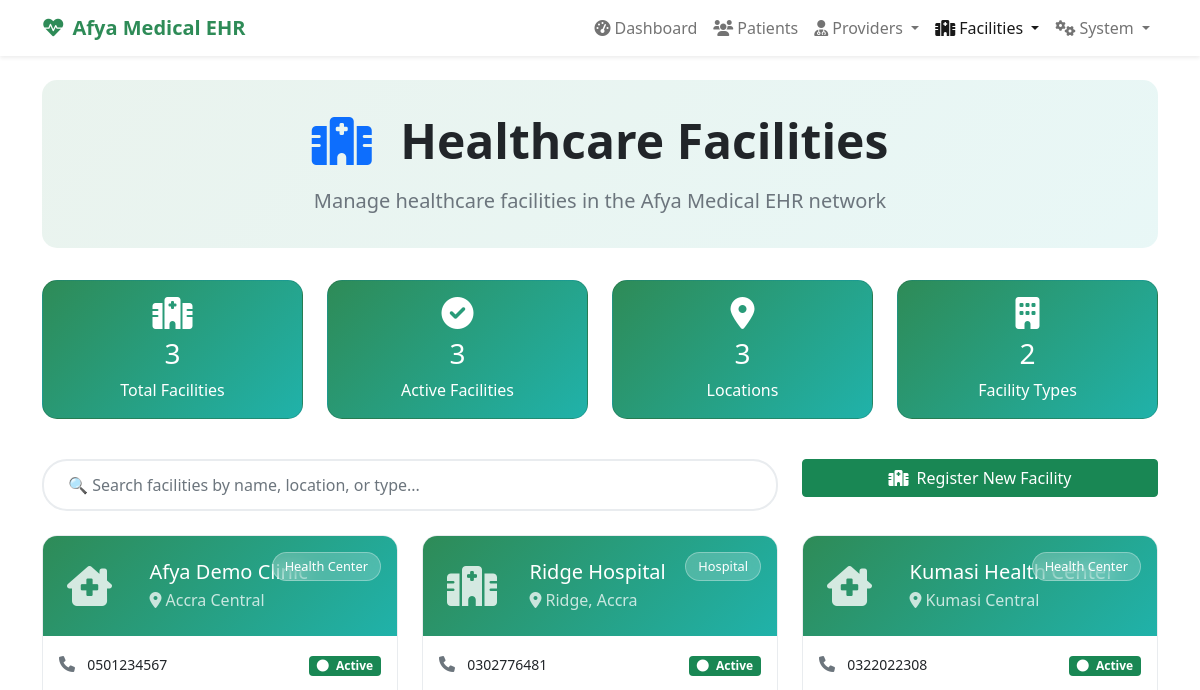
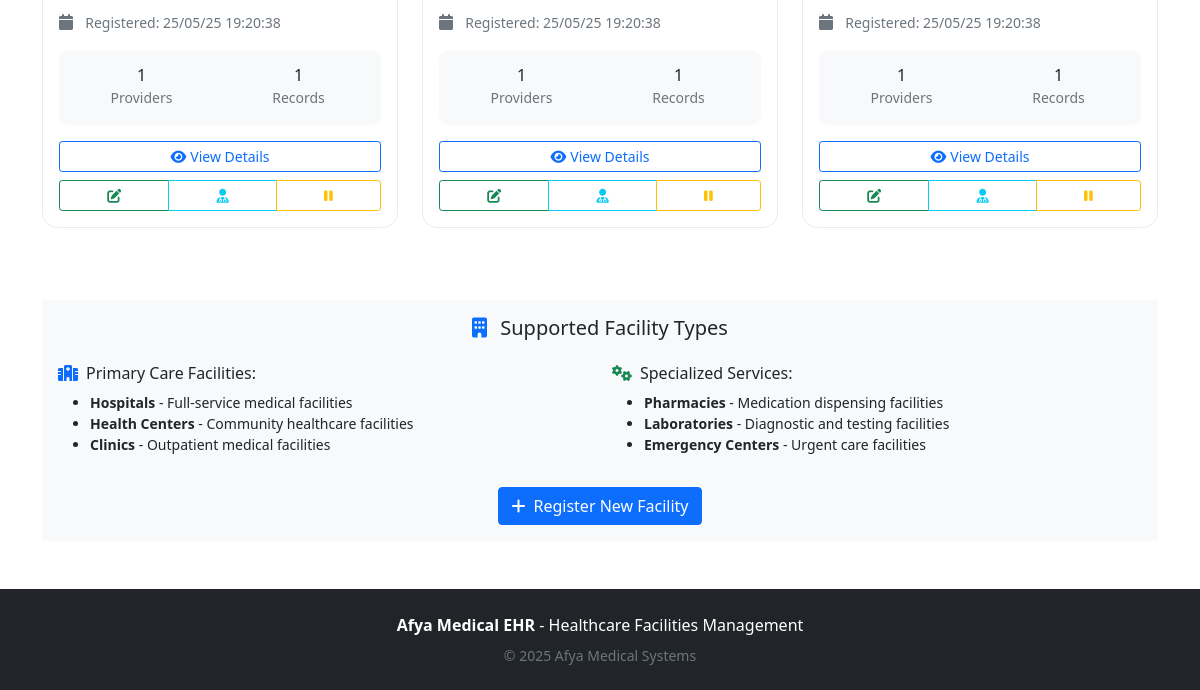
The page /facilities on the database as committed earlier (2 pictures, top to bottom).
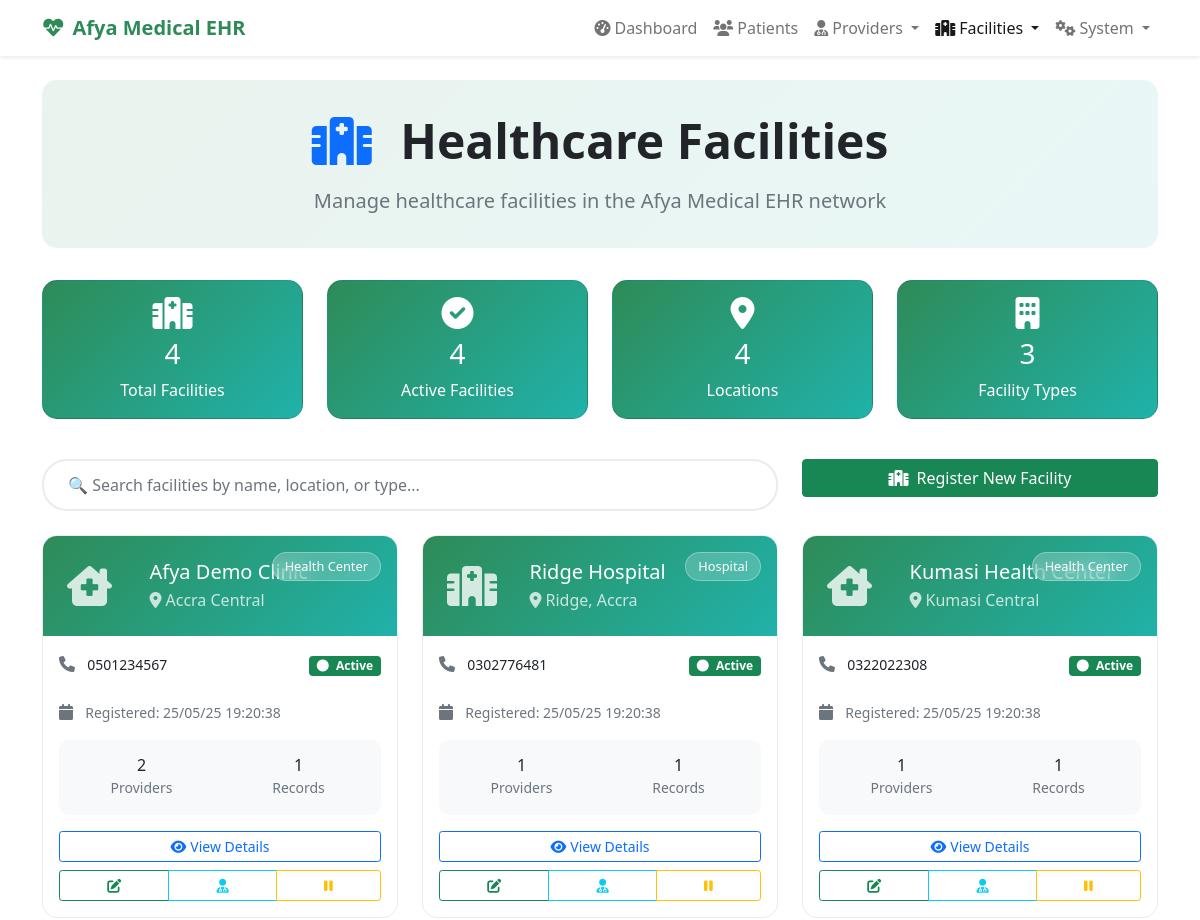
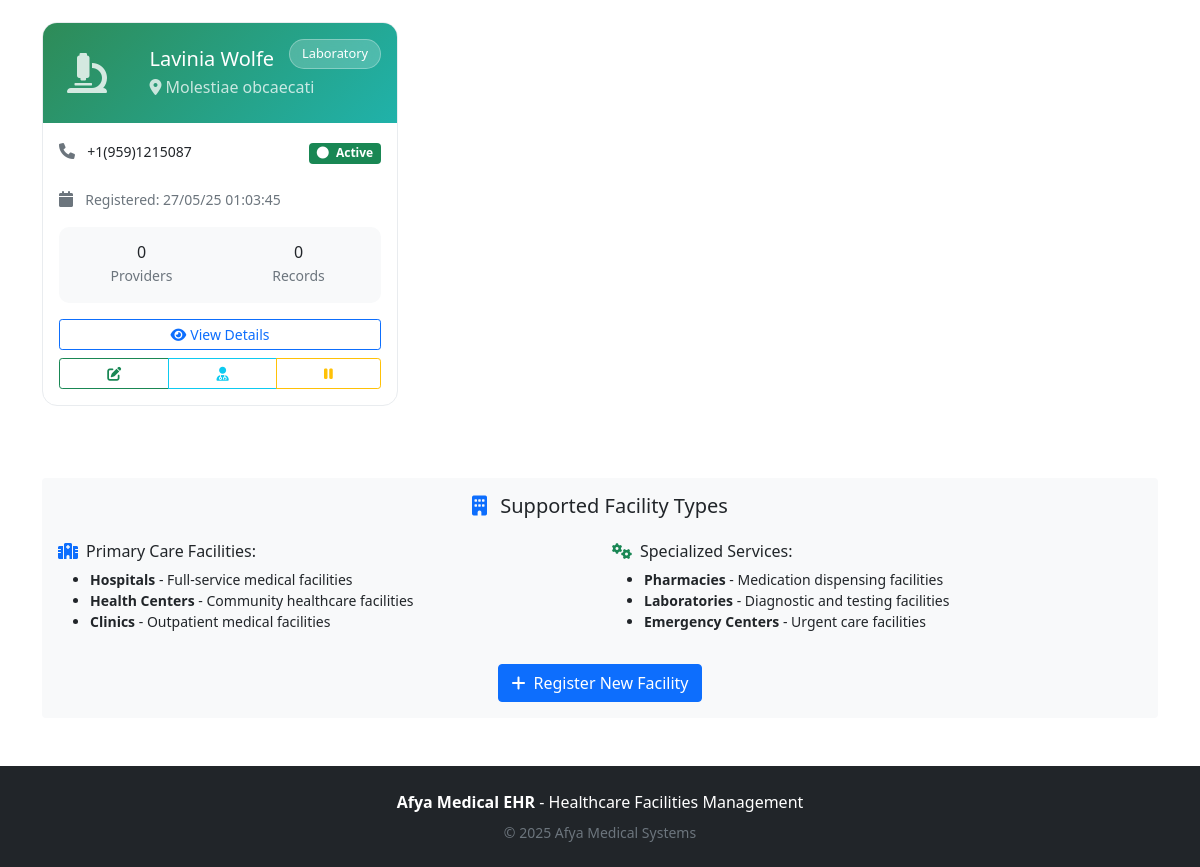
The same page on the database as committed later (2 pictures, top to bottom).
### app.py (models this page shows)
class HealthcareFacility(db.Model):
    id = db.Column('facility_id', db.Integer, primary_key=True)
    name = db.Column(db.String(100), nullable=False)
    facility_type = db.Column(db.String(50))
    location = db.Column(db.String(100))
    phone = db.Column(db.String(15))
    registration_date = db.Column(db.String(20))
    is_active = db.Column(db.Boolean, default=True)

### app.py (the view)
@app.route('/facilities')
def list_facilities():
    try:
        facilities = HealthcareFacility.query.filter_by(is_active=True).all()
        return render_template('facilities.html', facilities=facilities)
    except Exception as e:
        print(f"Error loading facilities: {e}")
        flash(f'Error loading facilities: {str(e)}', 'error')
        return redirect(url_for('index'))

### templates/facilities.html (shortened to what this page needs)
<!DOCTYPE html>
<html lang="en">
<head>
    <link href="https://cdn.jsdelivr.net/npm/bootstrap@5.1.3/dist/css/bootstrap.min.css" rel="stylesheet">
    <link href="https://cdnjs.cloudflare.com/ajax/libs/font-awesome/6.0.0/css/all.min.css" rel="stylesheet">
</head>
<body>
    <nav class="navbar navbar-expand-lg navbar-light bg-white shadow-sm sticky-top">
        <div class="container">
            <a class="navbar-brand" href="/" style="color: #2E8B57 !important; font-weight: bold;">
                <i class="fas fa-heartbeat me-2"></i>Afya Medical EHR
            </a>
            <div class="collapse navbar-collapse" id="navbarNav">
                <div class="navbar-nav ms-auto">
                    <a class="nav-link" href="/"><i class="fas fa-tachometer-alt me-1"></i>Dashboard</a>
                    <a class="nav-link" href="/patients"><i class="fas fa-users me-1"></i>Patients</a>
                    <div class="nav-item dropdown">
                        <a class="nav-link dropdown-toggle" href="#" data-bs-toggle="dropdown">
                            <i class="fas fa-user-md me-1"></i>Providers
                        </a>
                    </div>
                    <div class="nav-item dropdown">
                        <a class="nav-link dropdown-toggle active" href="#" data-bs-toggle="dropdown">
                            <i class="fas fa-hospital me-1"></i>Facilities
                        </a>
                    </div>
                    <div class="nav-item dropdown">
                        <a class="nav-link dropdown-toggle" href="#" data-bs-toggle="dropdown">
                            <i class="fas fa-cogs me-1"></i>System
                        </a>
                    </div>
                </div>
            </div>
        </div>
    </nav>
    <div class="container mt-4">
        <div class="page-header text-center">
            <h1 class="display-5 fw-bold text-dark mb-3">
                <i class="fas fa-hospital text-primary me-3"></i>
                Healthcare Facilities
            </h1>
            <p class="lead text-muted mb-0">
                Manage healthcare facilities in the Afya Medical EHR network
            </p>
        </div>
        <div class="row mb-4">
            <div class="col-md-3 mb-3">
                <div class="card stats-card">
                    <div class="card-body text-center">
                        <i class="fas fa-hospital fa-2x mb-2"></i>
                        <h3>{{ facilities|length or 0 }}</h3>
                        <p class="mb-0">Total Facilities</p>
                    </div>
                </div>
            </div>
            <div class="col-md-3 mb-3">
                <div class="card stats-card">
                    <div class="card-body text-center">
                        <i class="fas fa-check-circle fa-2x mb-2"></i>
                        <h3>{{ facilities|selectattr("is_active", "equalto", true)|list|length or 0 }}</h3>
                        <p class="mb-0">Active Facilities</p>
                    </div>
                </div>
            </div>
            <div class="col-md-3 mb-3">
                <div class="card stats-card">
                    <div class="card-body text-center">
                        <i class="fas fa-map-marker-alt fa-2x mb-2"></i>
                        <h3>{{ facilities|map(attribute='location')|unique|list|length or 0 }}</h3>
                        <p class="mb-0">Locations</p>
                    </div>
                </div>
            </div>
            <div class="col-md-3 mb-3">
                <div class="card stats-card">
                    <div class="card-body text-center">
                        <i class="fas fa-building fa-2x mb-2"></i>
                        <h3>{{ facilities|map(attribute='facility_type')|unique|list|length or 0 }}</h3>
                        <p class="mb-0">Facility Types</p>
                    </div>
                </div>
            </div>
        </div>
        <div class="row mb-4">
            <div class="col-md-8">
                <input type="text" class="form-control search-box" id="searchFacilities"
                       placeholder="🔍 Search facilities by name, location, or type...">
            </div>
            <div class="col-md-4">
                <div class="d-grid">
                    <a href="/register-facility" class="btn btn-success">
                        <i class="fas fa-hospital me-2"></i>Register New Facility
                    </a>
                </div>
            </div>
        </div>
        {% if facilities %}
        <div class="row" id="facilitiesGrid">
            {% for facility in facilities %}
            <div class="col-lg-6 col-xl-4 mb-4 facility-item"
                 data-name="{{ facility.name|lower }}"
                 data-location="{{ facility.location|lower }}"
                 data-type="{{ facility.facility_type|lower }}">
                <div class="card facility-card h-100">
                    <div class="facility-header">
                        <div class="facility-type-badge">
                            {{ facility.facility_type or 'Clinic' }}
                        </div>
                        <div class="row align-items-center">
                            <div class="col-3">
                                <i class="fas fa-{% if facility.facility_type == 'Hospital' %}hospital{% elif facility.facility_type == 'Pharmacy' %}pills{% elif facility.facility_type == 'Laboratory' %}microscope{% else %}clinic-medical{% endif %} facility-icon"></i>
                            </div>
                            <div class="col-9">
                                <h5 class="mb-1">{{ facility.name }}</h5>
                                <p class="mb-0 opacity-75">
                                    <i class="fas fa-map-marker-alt me-1"></i>{{ facility.location or 'Location not specified' }}
                                </p>
                            </div>
                        </div>
                    </div>
                    <div class="card-body">
                        <div class="row mb-3">
                            <div class="col-6">
                                <p class="card-text mb-2">
                                    <i class="fas fa-phone text-muted me-2"></i>
                                    <small>{{ facility.phone or 'No phone' }}</small>
                                </p>
                            </div>
                            <div class="col-6 text-end">
                                <span class="badge {% if facility.is_active %}bg-success{% else %}bg-danger{% endif %}">
                                    <i class="fas fa-circle me-1"></i>
                                    {% if facility.is_active %}Active{% else %}Inactive{% endif %}
                                </span>
                            </div>
                        </div>
                        <p class="card-text mb-3">
                            <i class="fas fa-calendar text-muted me-2"></i>
                            <small class="text-muted">Registered: {{ facility.registration_date or 'Not specified' }}</small>
                        </p>
                        <div class="facility-stats">
                            <div class="row text-center">
                                <div class="col-6">
                                    <h6 class="mb-0">{{ facility.providers|length if facility.providers else 0 }}</h6>
                                    <small class="text-muted">Providers</small>
                                </div>
                                <div class="col-6">
                                    <h6 class="mb-0">{{ facility.medical_records|length if facility.medical_records else 0 }}</h6>
                                    <small class="text-muted">Records</small>
                                </div>
                            </div>
                        </div>
                        <div class="d-grid gap-2 mt-3">
                            <button class="btn btn-outline-primary btn-sm" onclick="viewFacility('{{ facility.id }}')">
                                <i class="fas fa-eye me-1"></i>View Details
                            </button>
                            <div class="btn-group btn-group-sm" role="group">
                                <button class="btn btn-outline-success" onclick="editFacility('{{ facility.id }}')"
                                        title="Edit Facility">
                                    <i class="fas fa-edit"></i>
                                </button>
                                <button class="btn btn-outline-info" onclick="viewProviders('{{ facility.id }}')"
                                        title="View Providers">
                                    <i class="fas fa-user-md"></i>
                                </button>
                                <button class="btn btn-outline-{% if facility.is_active %}warning{% else %}success{% endif %}"
                                        onclick="toggleFacilityStatus('{{ facility.id }}')"
                                        title="{% if facility.is_active %}Deactivate{% else %}Activate{% endif %}">
                                    <i class="fas fa-{% if facility.is_active %}pause{% else %}play{% endif %}"></i>
                                </button>
                            </div>
                        </div>
                    </div>
                </div>
            </div>
            {% endfor %}
        </div>
        {% endif %}
        <div class="row mt-5">
            <div class="col-12">
                <div class="card border-0 bg-light">
                    <div class="card-body">
                        <h5 class="text-center mb-4">
                            <i class="fas fa-building text-primary me-2"></i>
                            Supported Facility Types
                        </h5>
                        <div class="row">
                            <div class="col-md-6">
                                <h6><i class="fas fa-hospital text-primary me-2"></i>Primary Care Facilities:</h6>
                                <ul class="small">
                                    <li><strong>Hospitals</strong> - Full-service medical facilities</li>
                                    <li><strong>Health Centers</strong> - Community healthcare facilities</li>
                                    <li><strong>Clinics</strong> - Outpatient medical facilities</li>
                                </ul>
                            </div>
                            <div class="col-md-6">
                                <h6><i class="fas fa-cogs text-success me-2"></i>Specialized Services:</h6>
                                <ul class="small">
                                    <li><strong>Pharmacies</strong> - Medication dispensing facilities</li>
                                    <li><strong>Laboratories</strong> - Diagnostic and testing facilities</li>
                                    <li><strong>Emergency Centers</strong> - Urgent care facilities</li>
                                </ul>
                            </div>
                        </div>
                        <div class="text-center mt-3">
                            <a href="/register-facility" class="btn btn-primary">
                                <i class="fas fa-plus me-2"></i>Register New Facility
                            </a>
                        </div>
                    </div>
                </div>
            </div>
        </div>
    </div>
    <footer class="bg-dark text-white text-center py-4 mt-5">
        <div class="container">
            <p class="mb-2"><strong>Afya Medical EHR</strong> - Healthcare Facilities Management</p>
            <p class="small text-muted mb-0">© 2025 Afya Medical Systems</p>
        </div>
    </footer>
</body>
</html>

### templates/facilities.html (style rules this page uses)
:root { --afya-primary: #2E8B57; --afya-secondary: #20B2AA; --afya-accent: #FFD700; --afya-dark: #1E1E1E; }
.page-header { background: linear-gradient(135deg, rgba(46, 139, 87, 0.1), rgba(32, 178, 170, 0.1)); border-radius: 15px; padding: 2rem; margin-bottom: 2rem; }
.facility-card { border-radius: 15px; transition: all 0.3s ease; border: 1px solid #e9ecef; overflow: hidden; }
.facility-header { background: linear-gradient(135deg, var(--afya-primary), var(--afya-secondary)); color: white; padding: 1.5rem; position: relative; }
.facility-icon { font-size: 2.5rem; opacity: 0.8; }
.facility-type-badge { position: absolute; top: 1rem; right: 1rem; background: rgba(255, 255, 255, 0.2); backdrop-filter: blur(10px); border: 1px solid rgba(255, 255, 255, 0.3); color: white; font-size: 0.8rem; padding: 0.25rem 0.75rem; border-radius: 20px; }
.stats-card { background: linear-gradient(135deg, var(--afya-primary), var(--afya-secondary)); color: white; border-radius: 15px; }
.search-box { border-radius: 25px; border: 2px solid #e9ecef; padding: 0.75rem 1.5rem; }
.facility-stats { background: #f8f9fa; border-radius: 10px; padding: 1rem; margin-top: 1rem; }

Rows that differ between the two databases and show on the page:
computed for HealthcareFacility "Afya Demo Clinic": providers|length "1" → "2"
added HealthcareFacility: facility_type "Laboratory", name "Lavinia Wolfe", location "Molestiae obcaecati", phone "+1(959)1215087", is_active "Active", registration_date "27/05/25 01:03:45", providers|length "0", medical_records|length "0"
Other text that changed with them:
{{ facilities|length or 0 }}: "3" → "4"
{{ facilities|selectattr("is_active", "equalto", true)|list|length or 0 }}: "3" → "4"
{{ facilities|map(attribute='location')|unique|list|length or 0 }}: "3" → "4"
{{ facilities|map(attribute='facility_type')|unique|list|length or 0 }}: "2" → "3"
